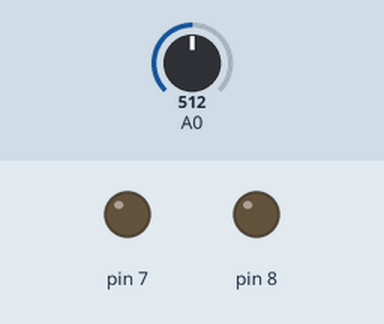
Recording of a sketch running on a simulated Arduino Uno, built with avr-gcc and run on an emulated ATmega328P. Parts: output pins drawn as LEDs (lit = HIGH). Dashed ring = blinking. The inputs (shaded band) are chosen by the test bench; at power-on: A0 = 512.

Above: at 1.2 s.
1.3 s: A0 set to 111
2.8 s: A0 set to 95
At 3.05 s:
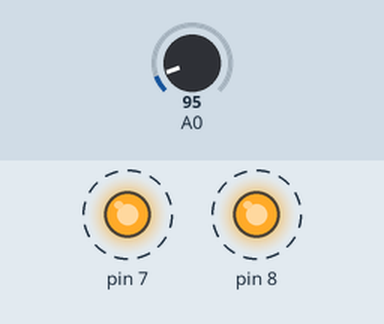
5.8 s: A0 set to 1023
At 6.5 s:
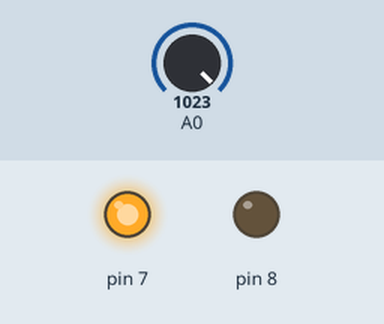
8.8 s: A0 set to 928
11.8 s: A0 set to 910
At 12.4 s:
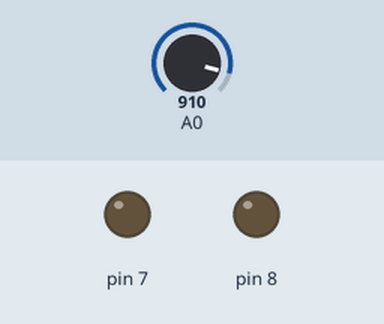
13.3 s: A0 set to 0
At 13.55 s:
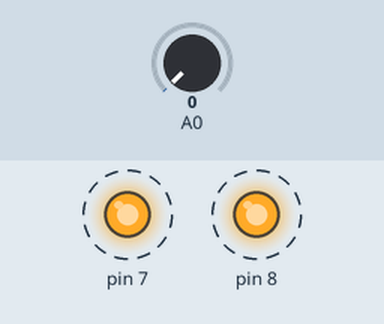
Timing chart, 0 to 17.3 s (numbered marks = the images above; inputs shaded):
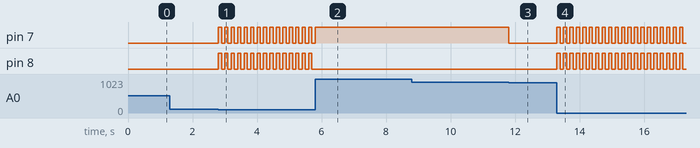

The sketch:

taller.ino
```cpp
void setup() {
  pinMode(7,OUTPUT);
  pinMode(8,OUTPUT);

  Serial.begin(9600);
}

void loop() {
    int sensorValue = analogRead(A0);
  float sv = (sensorValue*0.0049)+0.0064;

  if (sv>=4.5&&sv<=5.1){
    digitalWrite(7,HIGH);
    delay(1000);
    digitalWrite(7,LOW);
  }
  if (sv>=3.0&&sv<=3.5){
    digitalWrite(7,HIGH);
    digitalWrite(8,HIGH);
    delay(1000);
    digitalWrite(7,LOW);
    digitalWrite(8,LOW);
  }
  if (sv>=0&&sv<=0.5){
    for (int i=0; i<3;i++){
    digitalWrite(7,HIGH);
    digitalWrite(8,HIGH);
    delay(100);
    digitalWrite(7,LOW);
    digitalWrite(8,LOW);
    delay(100);
  }
  }


}
```

Measured:
- the behaviour switches between 101 and 100 on A0 (found by bisection; images 0 and 1)
- the behaviour switches between 918 and 917 on A0 (found by bisection; images 2 and 3)
- after the input at 1.3 s, every drawn part: stays the same
- after the input at 2.8 s, pin 7, pin 8: alternates HIGH for 0.10 s and LOW for 0.10 s, starting at once
- after the input at 5.8 s, pin 7: goes on until 5.8 s, then stays HIGH; pin 8: stops changing and stays LOW
- after the input at 11.8 s, pin 7: HIGH → LOW at once
- after the input at 13.3 s, pin 7, pin 8: alternates HIGH for 0.10 s and LOW for 0.10 s, starting at once
